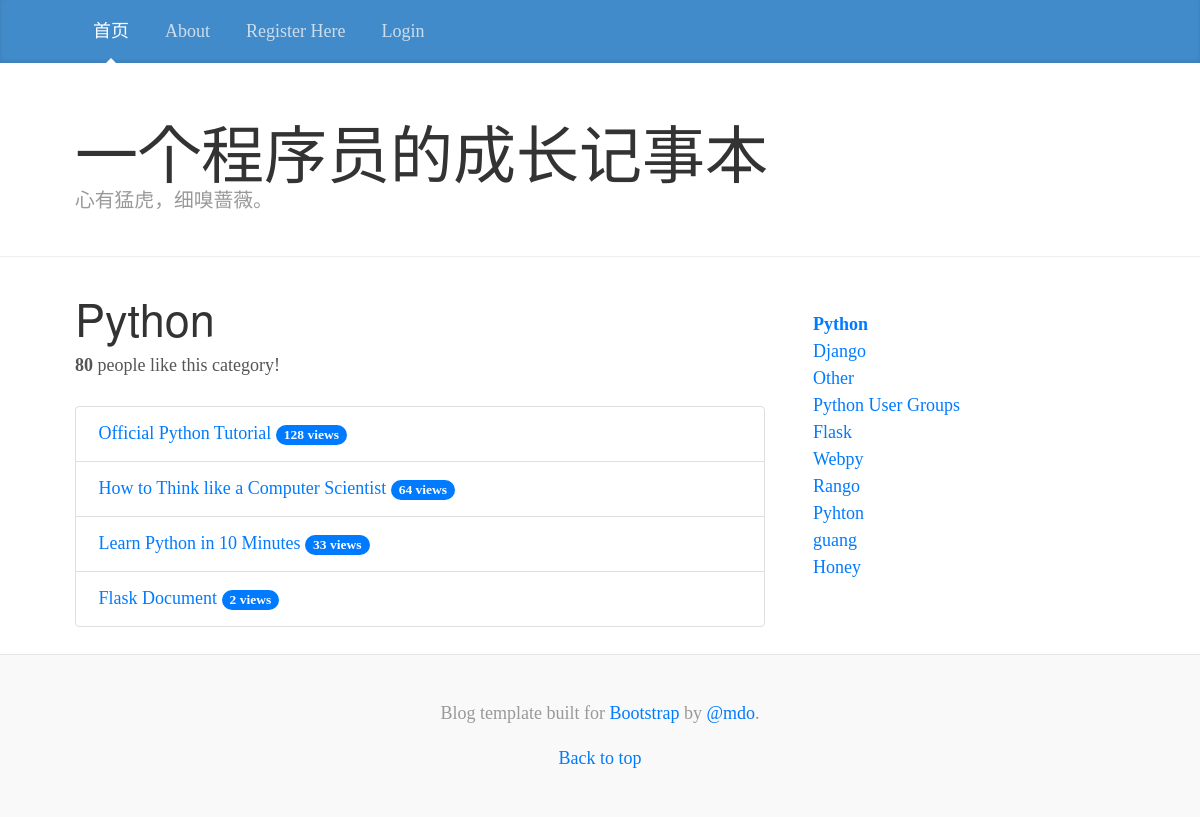
/rango/category/python/, run on an earlier commit of the app's database.
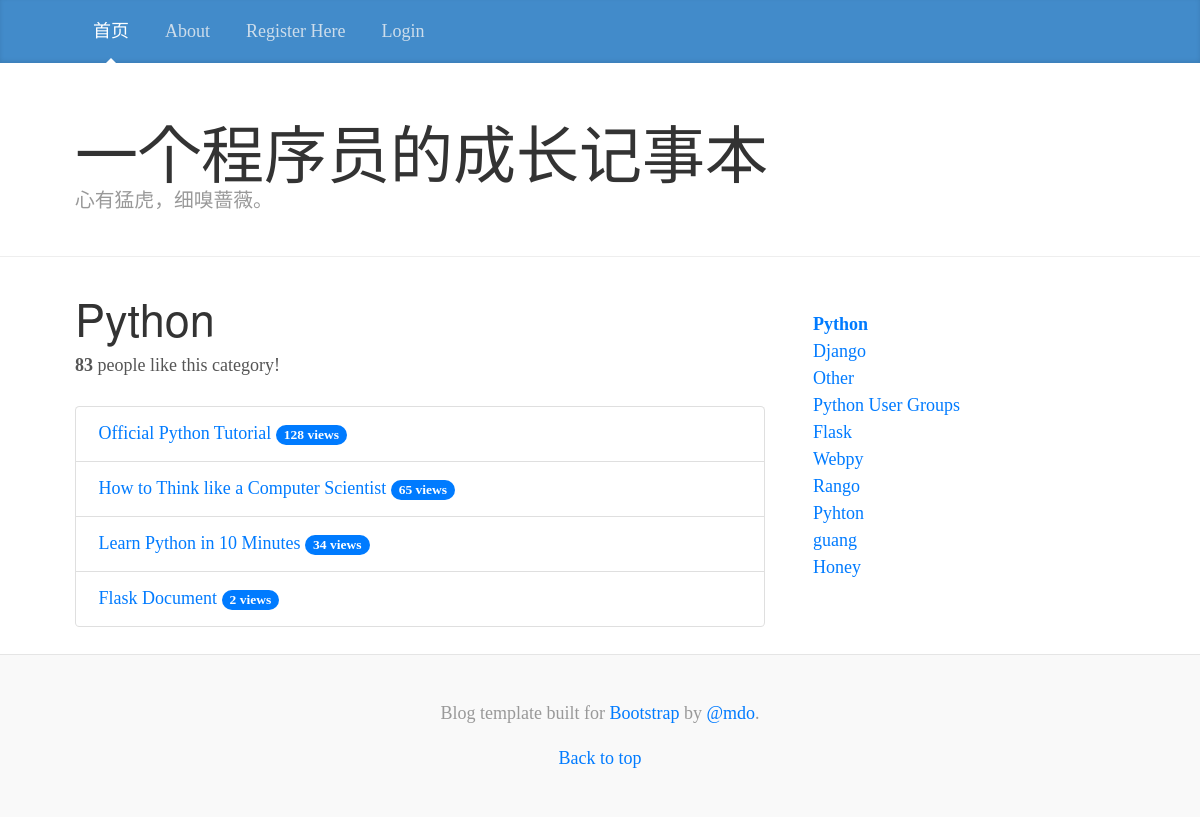
And on a later commit of the database.
### rango/models.py (models this page shows, shortened)
class Category(models.Model):
    name = models.CharField(max_length=128, unique=True)
    views = models.IntegerField(default=0)
    likes = models.IntegerField(default=0)
    slug = models.SlugField(unique=True)
    class Meta:
        verbose_name_plural = 'Categories'

class Page(models.Model):
    category = models.ForeignKey(Category)
    title = models.CharField(max_length=128)
    url = models.URLField(max_length=200)
    views = models.IntegerField(default=0)

### rango/views.py (the view)
# urls.py: url(r'^category/(?P<category_name_slug>[\w\-]+)/$', views.show_category, name='show_category'),
def show_category(request, category_name_slug):
    context_dict = {}
    try:
        category = Category.objects.get(slug=category_name_slug)
        pages = Page.objects.filter(category=category).order_by('-views')
        context_dict['pages'] = pages
        context_dict['category'] = category
    except Category.DoesNotExist:
        context_dict['pages'] = None
        context_dict['category'] = None
    return render(request, 'rango/category.html', context=context_dict)

### rango/templatetags/rango_template_tags.py (called while the page is built)
@register.inclusion_tag('rango/cats.html')
def get_category_list(cat=None):
    return {'cats': Category.objects.all(),
            'act_cat': cat}

### templates/rango/category.html (shortened to what this page needs)
{% extends 'rango/base.html' %}
{% load staticfiles %}
{% block body_block %}
    {% if category %}
        <h1>{{ category.name }}</h1>
        <div>
            <strong id="like_count">{{ category.likes }}</strong> people like this category!
        </div>
        <br/>
        <div>
        {% if pages %}
            <ul class="list-group">
                {% for page in pages %}
                    <li class="list-group-item">
                        <a href="{% url 'rango:goto' %}?page_id={{ page.id }}">{{ page.title }}</a>
                        {% if page.views > 1 %}
                            <span class="badge badge-pill badge-primary">{{ page.views }} views</span>
                        {% elif page.views == 1 %}
                            <span class="badge badge-pill badge-primary">{{ page.views }} view</span>
                        {% elif page.views == 0 %}
                            <span class="badge badge-pill badge-primary">0 view</span>
                        {% endif %}
                    </li>
                {% endfor %}
            </ul>
        {% else %}
            <strong>No pages currently in category.</strong>
        {% endif %}
    {% else %}
        <strong>The specified category does not exist!</strong>
    {% endif %}
</div>
    <br/>
{% endblock %}

### templates/rango/base.html
{% extends 'rango/base_bootstrap.html' %}

### templates/rango/base_bootstrap.html (shortened to what this page needs)
<!DOCTYPE html>
{% load staticfiles %}
{% load rango_template_tags %}
<html lang="en">
<head>
    <link href="{% static 'bootstrap/css/bootstrap.min.css' %} " rel="stylesheet">
    <link href="{% static 'bootstrap/css/blog.css' %}" rel="stylesheet">
</head>
<body>
<div class="blog-masthead">
    <div class="container">
        <nav class="nav blog-nav">
            <a class="nav-link active" href="{% url 'rango:index' %}">首页</a>
            <a class=" nav-link" href="{% url 'rango:about' %}">About</a>
            {% if user.is_authenticated %}
                <a class="nav-link"
                   href="{% url 'rango:add_category' %}"> Add a New Category</a>
                <a class="nav-link"
                   href="{% url 'rango:profile' user.username %}">Profile</a>
                <a class="nav-link"
                   href="{% url 'rango:list_profile' %}">List UserProfiles</a>
                <a class="nav-link"
                   href="{% url 'auth_password_change' %}">Change Password</a>
                <a class="nav-link"
                   href="{% url 'auth_logout' %}?next=/rango/">Logout</a>
            {% else %}
                <a class="nav-link"
                   href="{% url 'registration_register' %}">Register Here</a>
                <a class="nav-link" href="{% url 'auth_login' %}">Login</a>
            {% endif %}
        </nav>
    </div>
</div>
<div class="blog-header">
    <div class="container">
        <h1 class="blog-title">一个程序员的成长记事本</h1>
        <p class="lead blog-description">心有猛虎，细嗅蔷薇。</p>
    </div>
</div>
<div class="container">
    <div class="row">
        <div class="col-sm-8 blog-main">
            {% block body_block %}
            {% endblock %}
        </div>
        <div class="col-sm-3 offset-sm-1 blog-sidebar">
            <div class="sidebar-module">
                {% block sidebar_block %}
                    {% get_category_list category %}
                {% endblock %}
            </div>
        </div>
    </div>
</div>
<footer class="blog-footer">
    <p>Blog template built for <a href="https://getbootstrap.com">Bootstrap</a> by <a
            href="https://twitter.com/mdo">@mdo</a>.
    </p>
    <p>
        <a href="#">Back to top</a>
    </p>
</footer>
</body>
</html>

### templates/rango/cats.html
<ol class="list-unstyled">
    {% if cats %}
        {% for c in cats %}
            {% if c == act_cat %}
                <li><strong><a href="{% url 'rango:show_category' c.slug %}">{{ c.name }}</a></strong>
                </li>
            {% else %}
                <li><a href="{% url 'rango:show_category' c.slug %}">{{ c.name }}</a></li>
            {% endif %}
        {% endfor %}
    {% else %}
        <li><strong>There are no categories present.</strong></li>
    {% endif %}
</ol>

What changed in the data, as far as the page shows it:
changed Category "Python": likes "80" → "83"
changed Page "How to Think like a Computer Scientist": views "64" → "65"
changed Page "Learn Python in 10 Minutes": views "33" → "34"
